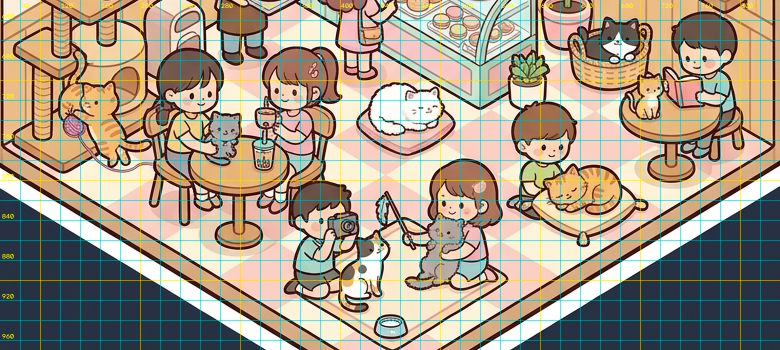
#> input picture assets_pipeline/zoom_cat_cafe_bottom.png, 1560 x 700 px, given in place of toast_shop_scene_1795509656484.jpg, which was not available (shown at 1/2 size)
$ python extract_toast_sewing.py
#> lines starting #> are read from the running program, lines starting #| are printed output that depends on the picture; after the words box and inside, x2 and y2 are one past the last pixel; in counts of white or black regions, pixels touching at a corner belong together
import json
import os
import shutil
import cv2
import numpy as np
from scipy import ndimage

BRAIN = "/home/antigravity/.gemini/jetski/brain/v1/default/jetski_remote_agents_3p_devbox/ff1be343-f26a-4dda-8b06-9a95d3c4f1c1"
PIPE = "/home/antigravity/DioramaStickerApp/assets_pipeline"
IOS_LEVELS = "/home/antigravity/DioramaStickerApp/iOS/DioramaSticker/DioramaSticker/Resources/Levels"


def get_outline_mask(img, r_max=115, g_max=95, b_max=85):
    b, g, r = cv2.split(img)
    return ((r < r_max) & (g < g_max) & (b < b_max) & (r.astype(np.int16) >= b.astype(np.int16) - 12)).astype(np.uint8)


def smooth_alpha_from_binary(bin_mask, blur_sigma=0.55):
    alpha = bin_mask.astype(np.float32) * 255.0
    if blur_sigma > 0:
        alpha = cv2.GaussianBlur(alpha, (0, 0), blur_sigma)
        eroded = cv2.erode(bin_mask.astype(np.uint8), np.ones((3, 3), np.uint8))
        alpha = np.where(eroded > 0, 255.0, alpha)
    return np.clip(alpha, 0, 255).astype(np.uint8)


def save_rgba_from_mask(img, alpha_full, out_path, pad=2):
    ys, xs = np.where(alpha_full > 10)
    if len(xs) == 0:
        raise ValueError(f"Empty mask for {out_path}")
    x0 = max(0, int(xs.min()) - pad)
    y0 = max(0, int(ys.min()) - pad)
    x1 = min(img.shape[1], int(xs.max()) + 1 + pad)
    y1 = min(img.shape[0], int(ys.max()) + 1 + pad)
    rgba = np.dstack([img[y0:y1, x0:x1], alpha_full[y0:y1, x0:x1]])
    cv2.imwrite(out_path, rgba)
    return x0, y0, x1 - x0, y1 - y0


class LevelExtractor:
    def __init__(self, level_id, title_zh, title_en, subtitle_zh, orig_file, bg_file):
#> called with level_id = 'toast_shop', title_zh = '吐司面包屋', title_en = 'Artisan Toast Shop', subtitle_zh = '厚切生吐司与蜂蜜黄油', orig_file = 'toast_shop_scene_1795509656484.jpg', bg_file = 'toast_shop_empty_bg_1795509732373.jpg'
        self.level_id = level_id
        self.title_zh = title_zh
        self.title_en = title_en
        self.subtitle_zh = subtitle_zh
        self.orig = cv2.imread(os.path.join(BRAIN, orig_file))
#> self.orig is the input picture: shape (700, 1560, 3); mean B, G, R 132.6, 151, 169.2
        self.bg = cv2.imread(os.path.join(BRAIN, bg_file))
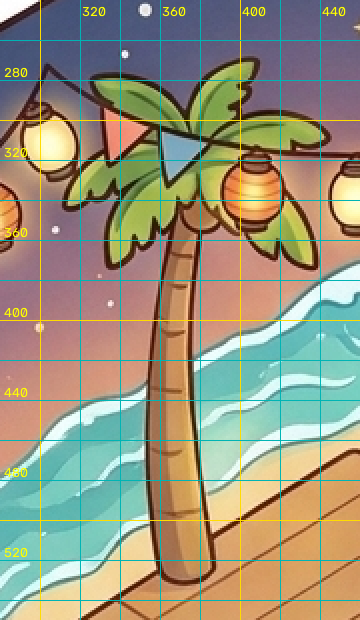
#> input picture assets_pipeline/zoom_sm_palm_c.png, 360 x 620 px, given in place of toast_shop_empty_bg_1795509732373.jpg, which was not available
#> self.bg is the input picture: shape (620, 360, 3); mean B, G, R 125, 148.2, 153.2
        if self.bg.shape != self.orig.shape:
            self.bg = cv2.resize(self.bg, (self.orig.shape[1], self.orig.shape[0]), interpolation=cv2.INTER_LANCZOS4)
#> self.bg: shape (700, 1560, 3)
        self.H, self.W = self.orig.shape[:2]
#> self.H = 700; self.W = 1560
        self.diff = np.linalg.norm(self.orig.astype(np.float32) - self.bg.astype(np.float32), axis=2)
        self.outline = get_outline_mask(self.orig)
#> in get_outline_mask, `return ((r < r_max) & (g < g_max) & (b < b_max) & (r.astype(np.int16) ..`:
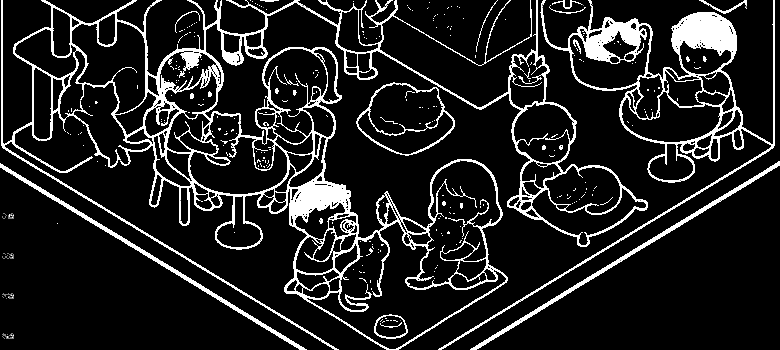
#> returned value: shape (700, 1560) (shown at 1/2 size); values 0 (black) and 1 (white), 12.5% white; 1181 white regions (490 under 20 px), largest, box (x1, y1, x2, y2) and area: (1401, 41, 1440, 80) 1521, (1361, 41, 1400, 80) 1503, (601, 361, 640, 400) 1378
        self.outline_strong = get_outline_mask(self.orig, r_max=128, g_max=106, b_max=92)
#> in get_outline_mask (call 2), `return ((r < r_max) & (g < g_max) & (b < b_max) & (r.astype(np.int16) ..`: returned value: shape (700, 1560); values 0 (black) and 1 (white), 13.8% white; 1195 white regions (488 under 20 px), largest, box (x1, y1, x2, y2) and area: (1361, 41, 1400, 80) 1521, (1401, 41, 1440, 80) 1521, (361, 121, 400, 160) 1521
        self.out_dir = os.path.join(PIPE, f"extracted_{level_id}")
        os.makedirs(self.out_dir, exist_ok=True)
        self.stickers = []
        print(f"{level_id} diff percentiles:", np.percentile(self.diff, [10, 50, 75, 90]).round(1))
#| toast_shop diff percentiles: [ 60.7 157.4 211.  250.1]

    def extract_diff(self, roi, thresh=28, keep_largest=True, min_area=120,
                     exclude_polys=None, include_outline=True, close_k=3, fill_holes=True):
#> called with roi = (306, 470, 424, 584), thresh = 28, keep_largest = False, min_area = 180, include_outline = True, close_k = 3, fill_holes = True
        x0, y0, x1, y1 = roi
        sub_mask = (self.diff[y0:y1, x0:x1] > thresh).astype(np.uint8)
#> sub_mask: shape (114, 118); values 0 (black) and 1 (white), 99.9% white; black in thin lines or dots, all inside (x1, y1, x2, y2) = (14, 10, 95, 73)
        if exclude_polys:
            for poly in exclude_polys:
                pts = np.array([[px - x0, py - y0] for px, py in poly], dtype=np.int32)
                cv2.fillPoly(sub_mask, [pts], 0)
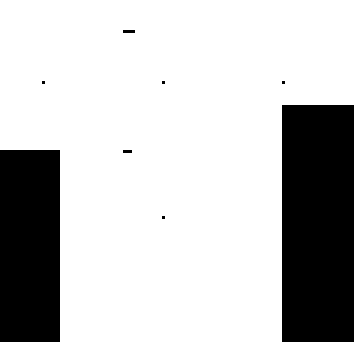
#> sub_mask: shape (114, 118) (shown 3 times larger); values 0 (black) and 1 (white), 76.3% white; 8 black regions (6 under 20 px), largest, box (x1, y1, x2, y2) and area: (94, 35, 118, 114) 1896, (0, 50, 20, 114) 1280
        sub_mask = cv2.morphologyEx(sub_mask, cv2.MORPH_OPEN, cv2.getStructuringElement(cv2.MORPH_ELLIPSE, (3, 3)))
        if close_k > 1:
            sub_mask = cv2.morphologyEx(sub_mask, cv2.MORPH_CLOSE, cv2.getStructuringElement(cv2.MORPH_ELLIPSE, (close_k, close_k)))
#> sub_mask: shape (114, 118); values 0 (black) and 1 (white), 76.4% white; 2 black regions, box (x1, y1, x2, y2) and area: (94, 35, 118, 114) 1895, (0, 50, 20, 114) 1279
        num_l, labels, stats, _ = cv2.connectedComponentsWithStats(sub_mask)
#> num_l = 2; stats = [[0, 35, 118, 79, 3174], [0, 0, 118, 114, 10278]]
        cleaned = np.zeros_like(sub_mask)
        if num_l > 1:
            if keep_largest:
                best = 1 + int(np.argmax(stats[1:, cv2.CC_STAT_AREA]))
                cleaned[labels == best] = 1
            else:
                for i in range(1, num_l):
                    if stats[i, cv2.CC_STAT_AREA] >= min_area:
                        cleaned[labels == i] = 1
        if fill_holes:
            cleaned = ndimage.binary_fill_holes(cleaned).astype(np.uint8)
        if include_outline:
            sub_out = self.outline[y0:y1, x0:x1]
#> sub_out: shape (114, 118); values 0 (black) and 1 (white), 12.3% white; 12 white regions, largest, box (x1, y1, x2, y2) and area: (15, 51, 54, 82) 373, (15, 12, 54, 40) 226, (66, 91, 94, 108) 192
            dil = cv2.dilate(cleaned, cv2.getStructuringElement(cv2.MORPH_ELLIPSE, (5, 5)))
#> dil: shape (114, 118); values 0 (black) and 1 (white), 79.1% white; 2 black regions, box (x1, y1, x2, y2) and area: (96, 37, 118, 114) 1694, (0, 52, 18, 114) 1116
            cleaned = np.where((cleaned > 0) | ((dil > 0) & (sub_out > 0)), 1, 0).astype(np.uint8)
#> cleaned: shape (114, 118); values 0 (black) and 1 (white), 76.8% white; 2 black regions, box (x1, y1, x2, y2) and area: (94, 35, 118, 114) 1879, (0, 50, 20, 114) 1244
            if fill_holes:
                cleaned = ndimage.binary_fill_holes(cleaned).astype(np.uint8)
        if exclude_polys:
            for poly in exclude_polys:
                pts = np.array([[px - x0, py - y0] for px, py in poly], dtype=np.int32)
                cv2.fillPoly(cleaned, [pts], 0)
        alpha_full = np.zeros((self.H, self.W), dtype=np.uint8)
        alpha_full[y0:y1, x0:x1] = smooth_alpha_from_binary(cleaned, blur_sigma=0.55)
#> in smooth_alpha_from_binary, `eroded = cv2.erode(bin_mask.astype(np.uint8), np.ones((3, 3), np.uint8))`: eroded: shape (114, 118); values 0 (black) and 1 (white), 75% white; 2 black regions, box (x1, y1, x2, y2) and area: (93, 34, 118, 114) 2000, (0, 49, 21, 114) 1365
        return alpha_full

    # [42 lines left out: function extract_outline_enclosed, not called in this run]

    def add(self, sid, name_zh, name_en, category, z_index, alpha_full):
#> called with sid = 'toasters_pair', name_zh = '复古吐司机对', name_en = 'Pop-Up Toasters', category = '露营道具', z_index = 18
        out_file = f"{sid}.png"
#> out_file = 'toasters_pair.png'
        out_path = os.path.join(self.out_dir, out_file)
        x, y, w, h = save_rgba_from_mask(self.orig, alpha_full, out_path, pad=2)
#> in save_rgba_from_mask, `ys, xs = np.where(alpha_full > 10)`: ys = 10461 values from 470 to 583; xs = 10461 values, max 423 at index 117, min 306 at index 0, mean 362
#> in save_rgba_from_mask, `x0 = max(0, int(xs.min()) - pad)`: x0 = 304
#> in save_rgba_from_mask, `y0 = max(0, int(ys.min()) - pad)`: y0 = 468
#> in save_rgba_from_mask, `x1 = min(img.shape[1], int(xs.max()) + 1 + pad)`: x1 = 426
#> in save_rgba_from_mask, `y1 = min(img.shape[0], int(ys.max()) + 1 + pad)`: y1 = 586
#> in save_rgba_from_mask, `rgba = np.dstack([img[y0:y1, x0:x1], alpha_full[y0:y1, x0:x1]])`:
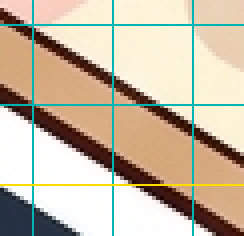
#> rgba: shape (118, 122, 4) (shown 2 times larger); mean B, G, R, A 164.1, 185.3, 199.1, 182
#> x = 304; y = 468; w = 122; h = 118
        self.stickers.append({
            "id": sid,
            "file": out_file,
            "name_zh": name_zh,
            "name_en": name_en,
            "category": category,
            "zIndex": z_index,
            "x": int(x),
            "y": int(y),
            "width": int(w),
            "height": int(h),
            "normX": round((x + w / 2.0) / self.W, 5),
            "normY": round((y + h / 2.0) / self.H, 5),
            "normW": round(w / self.W, 5),
            "normH": round(h / self.H, 5),
        })
        print(f"  [{self.level_id}] {sid:22s} -> ({x:3d}, {y:3d}, {w:3d}x{h:3d}) z={z_index}")
#|   [toast_shop] toasters_pair          -> (304, 468, 122x118) z=18

    # [66 lines left out: function finalize, not called in this run]


# ==============================================================================
# LEVEL 7: ARTISAN TOAST SHOP (吐司面包屋)
# ==============================================================================
ts = LevelExtractor(
    "toast_shop", "吐司面包屋", "Artisan Toast Shop", "厚切生吐司与蜂蜜黄油",
    "toast_shop_scene_1795509656484.jpg", "toast_shop_empty_bg_1795509732373.jpg"
)
ts.add("toasters_pair", "复古吐司机对", "Pop-Up Toasters", "露营道具", 18,
       ts.extract_diff((306, 470, 424, 584), thresh=28, keep_largest=False, min_area=180,
                       exclude_polys=[[(400, 505), (424, 505), (424, 584), (400, 584)],
                                      [(306, 520), (325, 520), (325, 584), (306, 584)]]))
ts.add("baker_toaster", "烤吐司店员", "Toaster Baker", "卡通人物", 20,
       ts.extract_diff((398, 460, 496, 584), thresh=28, keep_largest=True,
                       exclude_polys=[[(398, 460), (424, 460), (424, 515), (398, 515)]]))
#> call 2 of extract_diff, with roi = (398, 460, 496, 584), thresh = 28, keep_largest = True, min_area = 120, include_outline = True, close_k = 3, fill_holes = True
#> in extract_diff (call 2), `sub_mask = (self.diff[y0:y1, x0:x1] > thresh).astype(np.uint8)`: sub_mask: shape (124, 98); values 0 (black) and 1 (white), 100% white; black in thin lines or dots, all inside (x1, y1, x2, y2) = (2, 37, 43, 83)
#> after the loop in extract_diff (call 2), `for poly in exclude_polys:`:
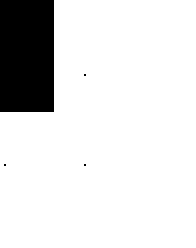
#> sub_mask: shape (124, 98) (shown 2 times larger); values 0 (black) and 1 (white), 87.5% white; 4 black regions (3 under 20 px), largest, box (x1, y1, x2, y2) and area: (0, 0, 27, 56) 1512
#> in extract_diff (call 2), `sub_mask = cv2.morphologyEx(sub_mask, cv2.MORPH_CLOSE, cv2.getStructur..`: sub_mask: shape (124, 98); values 0 (black) and 1 (white), 87.6% white; 1 black region, box (x1, y1, x2, y2) and area: (0, 0, 27, 56) 1511
#> in extract_diff (call 2), `num_l, labels, stats, _ = cv2.connectedComponentsWithStats(sub_mask)`: stats = [[0, 0, 27, 56, 1511], [0, 0, 98, 124, 10641]]
#> in extract_diff (call 2), `best = 1 + int(np.argmax(stats[1:, cv2.CC_STAT_AREA]))`: best = 1
#> in extract_diff (call 2), `sub_out = self.outline[y0:y1, x0:x1]`: sub_out: shape (124, 98); values 0 (black) and 1 (white), 8.5% white; 12 white regions (3 under 20 px), largest, box (x1, y1, x2, y2) and area: (3, 70, 42, 100) 226, (44, 101, 82, 124) 192, (43, 24, 82, 40) 190
#> in extract_diff (call 2), `dil = cv2.dilate(cleaned, cv2.getStructuringElement(cv2.MORPH_ELLIPSE,..`: dil: shape (124, 98); values 0 (black) and 1 (white), 88.9% white; 1 black region, box (x1, y1, x2, y2) and area: (0, 0, 25, 54) 1350
#> after the loop in extract_diff (call 2), `for poly in exclude_polys:`: cleaned: shape (124, 98); values 0 (black) and 1 (white), 87.6% white; 1 black region, box (x1, y1, x2, y2) and area: (0, 0, 27, 56) 1512
#> in smooth_alpha_from_binary (call 2), `eroded = cv2.erode(bin_mask.astype(np.uint8), np.ones((3, 3), np.uint8))`: eroded: shape (124, 98); values 0 (black) and 1 (white), 86.9% white; 1 black region, box (x1, y1, x2, y2) and area: (0, 0, 28, 57) 1596
#> call 2 of save_rgba_from_mask, with pad = 2
#> in save_rgba_from_mask (call 2), `ys, xs = np.where(alpha_full > 10)`: ys = 10722 values from 460 to 583; xs = 10722 values, max 495 at index 71, min 398 at index 3960, mean 451.3
#> in save_rgba_from_mask (call 2), `x0 = max(0, int(xs.min()) - pad)`: x0 = 396
#> in save_rgba_from_mask (call 2), `y0 = max(0, int(ys.min()) - pad)`: y0 = 458
#> in save_rgba_from_mask (call 2), `x1 = min(img.shape[1], int(xs.max()) + 1 + pad)`: x1 = 498
#> in save_rgba_from_mask (call 2), `rgba = np.dstack([img[y0:y1, x0:x1], alpha_full[y0:y1, x0:x1]])`:
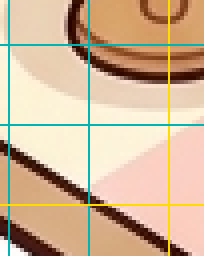
#> rgba: shape (128, 102, 4) (shown 2 times larger); mean B, G, R, A 153.1, 182.5, 208.8, 207.8
#|   [toast_shop] baker_toaster          -> (396, 458, 102x128) z=20
ts.add("clerk_packing", "打包吐司店员", "Packing Clerk", "卡通人物", 22,
       ts.extract_diff((532, 530, 640, 692), thresh=28, keep_largest=True,
                       exclude_polys=[[(568, 636), (640, 636), (640, 692), (568, 692)]]))
#> call 3 of extract_diff, with roi = (532, 530, 640, 692), thresh = 28, keep_largest = True, min_area = 120, include_outline = True, close_k = 3, fill_holes = True
#> in extract_diff (call 3), `sub_mask = (self.diff[y0:y1, x0:x1] > thresh).astype(np.uint8)`: sub_mask: shape (162, 108); values 0 (black) and 1 (white), 97.6% white; black in thin lines or dots, all inside (x1, y1, x2, y2) = (8, 10, 108, 162)
#> after the loop in extract_diff (call 3), `for poly in exclude_polys:`: sub_mask: shape (162, 108); values 0 (black) and 1 (white), 75.2% white; 22 black regions (16 under 20 px), largest, box (x1, y1, x2, y2) and area: (31, 106, 108, 162) 4043, (92, 71, 108, 82) 74, (29, 73, 48, 84) 54, (16, 134, 28, 138) 37, (101, 20, 108, 30) 36, (16, 79, 28, 84) 24
#> in extract_diff (call 3), `sub_mask = cv2.morphologyEx(sub_mask, cv2.MORPH_OPEN, cv2.getStructuri..`: sub_mask: shape (162, 108); values 0 (black) and 1 (white), 75% white; 18 black regions (13 under 20 px), largest, box (x1, y1, x2, y2) and area: (31, 106, 108, 162) 4047, (8, 73, 48, 84) 104, (92, 71, 108, 82) 80, (16, 131, 28, 138) 49, (101, 20, 108, 30) 37
#> in extract_diff (call 3), `sub_mask = cv2.morphologyEx(sub_mask, cv2.MORPH_CLOSE, cv2.getStructur..`: sub_mask: shape (162, 108); values 0 (black) and 1 (white), 75.7% white; 7 black regions (2 under 20 px), largest, box (x1, y1, x2, y2) and area: (34, 106, 108, 162) 4041, (24, 74, 43, 84) 68, (96, 72, 108, 82) 67, (17, 131, 28, 138) 40, (101, 24, 108, 30) 31
#> in extract_diff (call 3), `num_l, labels, stats, _ = cv2.connectedComponentsWithStats(sub_mask)`: stats = [[17, 24, 91, 138, 4257], [0, 0, 108, 162, 13239]]
#> in extract_diff (call 3), `sub_out = self.outline[y0:y1, x0:x1]`: sub_out: shape (162, 108); values 0 (black) and 1 (white), 14.5% white; 13 white regions (1 under 20 px), largest, box (x1, y1, x2, y2) and area: (36, 31, 68, 62) 436, (69, 36, 108, 70) 432, (0, 120, 28, 146) 260
#> in extract_diff (call 3), `dil = cv2.dilate(cleaned, cv2.getStructuringElement(cv2.MORPH_ELLIPSE,..`: dil: shape (162, 108); values 0 (black) and 1 (white), 78.3% white; 3 black regions (2 under 20 px), largest, box (x1, y1, x2, y2) and area: (37, 108, 108, 162) 3783
#> in extract_diff (call 3), `dil = cv2.dilate(cleaned, cv2.getStructuringElement(cv2.MORPH_ELLIPSE,..`: cleaned: shape (162, 108); values 0 (black) and 1 (white), 76.3% white; 3 black regions, box (x1, y1, x2, y2) and area: (34, 106, 108, 162) 4041, (96, 72, 108, 82) 67, (101, 24, 108, 30) 31
#> in extract_diff (call 3), `cleaned = np.where((cleaned > 0) | ((dil > 0) & (sub_out > 0)), 1, 0)...`:
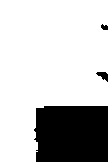
#> cleaned: shape (162, 108); values 0 (black) and 1 (white), 76.5% white; 3 black regions, box (x1, y1, x2, y2) and area: (34, 106, 108, 162) 4007, (96, 72, 108, 82) 67, (101, 24, 108, 30) 31
#|   [toast_shop] clerk_packing          -> (530, 528, 112x166) z=22
ts.add("chef_slicing", "切吐司主厨", "Shokupan Chef", "卡通人物", 24,
       ts.extract_diff((236, 518, 424, 706), thresh=26, keep_largest=True,
                       exclude_polys=[[(326, 518), (378, 518), (378, 578), (326, 578)],
                                      [(270, 682), (424, 682), (424, 706), (270, 706)]]))
#|   [toast_shop] chef_slicing           -> (234, 516, 192x184) z=24
ts.add("toast_treats", "橱窗厚吐司组", "Thick-Cut Toasts", "露营道具", 26,
       ts.extract_diff((272, 572, 538, 792), thresh=26, keep_largest=False, min_area=80, fill_holes=False,
                       exclude_polys=[[(272, 572), (422, 572), (422, 686), (272, 686)],
                                      [(450, 720), (538, 720), (538, 792), (450, 792)]]))
#|   [toast_shop] toast_treats           -> (270, 570, 270x130) z=26
ts.add("toast_paper_bag", "吐司手提袋", "Toast Paper Bag", "露营道具", 24,
       ts.extract_diff((654, 602, 718, 684), thresh=28, keep_largest=True))
#|   [toast_shop] toast_paper_bag        -> (652, 600,  68x 86) z=24
ts.add("animal_shiba", "吐司色柴犬", "Toast Shiba Inu", "可爱动物", 30,
       ts.extract_diff((116, 696, 224, 804), thresh=28, keep_largest=True))
#|   [toast_shop] animal_shiba           -> (114, 694, 112x  6) z=30
ts.add("bread_basket", "吐司面包篮", "Bread Basket", "露营道具", 32,
       ts.extract_diff((212, 756, 294, 844), thresh=28, keep_largest=True,
                       exclude_polys=[[(274, 814), (294, 814), (294, 844), (274, 844)]]))
#> (the run stopped early here; a loop or call above may not have finished)
